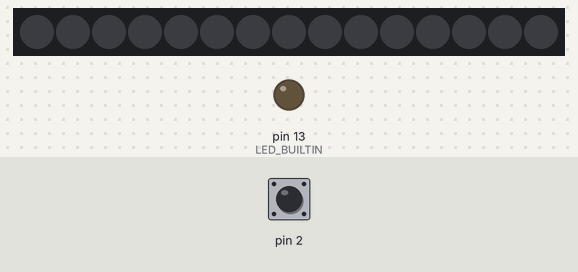
The sketch below on a simulated Arduino Uno, built with avr-gcc and run on an emulated ATmega328P. On the bench: 15 RGB LEDs in strip order, left to right, output pins drawn as LEDs (lit = HIGH). Inputs (shaded band) come from the test bench; at power-on: pin 2 HIGH. Dim RGB values are drawn brighter than linear.

Above: at 2.2 s.
2.3 s: pin 2 pulled LOW for 0.15 s
At 3.4 s:
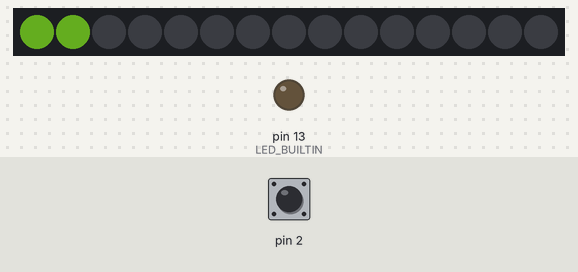
4.3 s: pin 2 pulled LOW for 1 s
At 4.7 s:
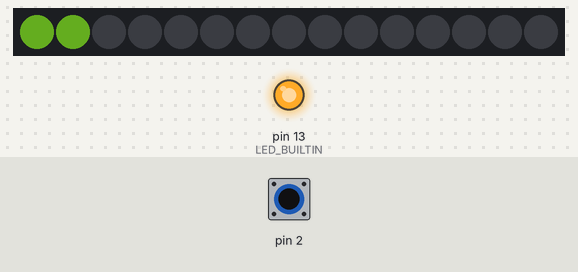
6.8 s: pin 2 pulled LOW for 0.15 s
At 8.2 s:
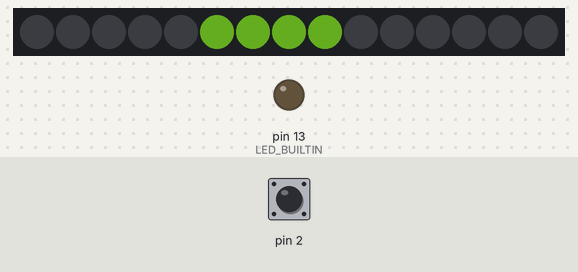
8.8 s: pin 2 pulled LOW for 1 s
At 10.3 s:
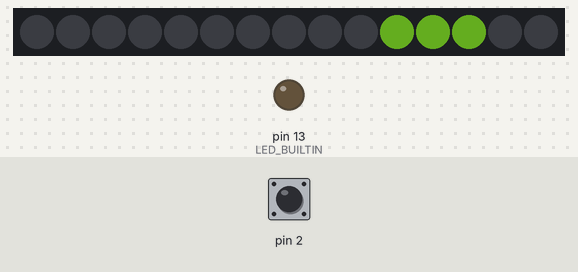
Timing chart, 0 to 11.8 s (numbered marks = the images above; inputs shaded):
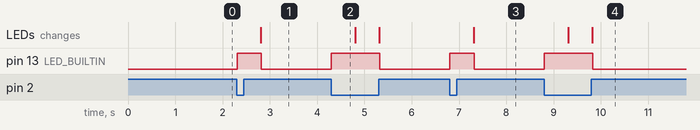

The sketch:

ShinChan_House_Control.ino
```cpp
#include <Adafruit_NeoPixel.h>

//Neopixel
#define NEO_PIN 12 //네오픽셀 연결 번호

#define LEDNUM 15 //LED 개수

// G R B
// 255 255 0
// 255 99 71

Adafruit_NeoPixel strip = Adafruit_NeoPixel(LEDNUM, NEO_PIN, NEO_GRB + NEO_KHZ800);
int Led_Count = 0;

void setup() {
  Serial.begin(9600);

  pinMode(2, INPUT_PULLUP);
  pinMode(LED_BUILTIN, OUTPUT);

  strip.begin();
  strip.show();
  strip.setBrightness(50);
  delay(1000);

}

void loop() {
  strip.clear();

  if(digitalRead(2) == 0) {
    digitalWrite(LED_BUILTIN, 1);
    if(Led_Count > 10) Led_Count = 0;
    else Led_Count++;
    delay(500);
  }

  if(Led_Count == 1) NeopixelFunc(1, 0, 0, 0, 0, 0, 0);
  else if(Led_Count == 2) NeopixelFunc(0, 1, 0, 0, 0, 0, 0);
  else if(Led_Count == 3) NeopixelFunc(0, 0, 1, 0, 0, 0, 0);
  else if(Led_Count == 4) NeopixelFunc(0, 0, 0, 1, 0, 0, 0);
  else if(Led_Count == 5) NeopixelFunc(0, 0, 0, 0, 1, 0, 0);
  else if(Led_Count == 6) NeopixelFunc(0, 0, 0, 0, 0, 1, 0);
  else if(Led_Count == 7) NeopixelFunc(0, 0, 0, 0, 0, 0, 1);
  else if(Led_Count == 8) NeopixelFunc(1, 1, 1, 1, 0, 0, 0);
  else if(Led_Count == 9) NeopixelFunc(0, 0, 1, 1, 0, 0, 0);
  else if(Led_Count == 10) NeopixelFunc(0, 0, 0, 1, 0, 0, 1);
  strip.show();

  delay(10);
  digitalWrite(LED_BUILTIN, 0);
}

void NeopixelFunc(bool a, bool b, bool c, bool d, bool e, bool f, bool g) {

  for (int i = 0; i < 2; i++) {
    if(a) strip.setPixelColor(i, strip.Color(150, 255, 50));
    else strip.setPixelColor(i, strip.Color(0, 0, 0));
  } // 1층 화장실
  for (int i = 2; i < 3; i++) {
    if(b) strip.setPixelColor(i, strip.Color(150, 255, 50));
    else strip.setPixelColor(i, strip.Color(0, 0, 0));
  } // 1층 부엌
  for (int i = 3; i < 5; i++) {
    if(c) strip.setPixelColor(i, strip.Color(150, 255, 50));
    else strip.setPixelColor(i, strip.Color(0, 0, 0));
  } // 1층 안방
  for (int i = 5; i < 9; i++) {
    if(d) strip.setPixelColor(i, strip.Color(150, 255, 50));
    else strip.setPixelColor(i, strip.Color(0, 0, 0));
  } // 1층 거실
  for (int i = 9; i < 10; i++) {
    if(e) strip.setPixelColor(i, strip.Color(150, 255, 50));
    else strip.setPixelColor(i, strip.Color(0, 0, 0));
  } // 1층 복도
  for (int i = 10; i < 13; i++) {
    if(f) strip.setPixelColor(i, strip.Color(150, 255, 50));
    else strip.setPixelColor(i, strip.Color(0, 0, 0));
  } // 2층 창고
  for (int i = 13; i < 15; i++) {
    if(g) strip.setPixelColor(i, strip.Color(150, 255, 50));
    else strip.setPixelColor(i, strip.Color(0, 0, 0));
  } // 2층 서재
}
```

Measured:
- after the input at 2.3 s, pin 13 (LED_BUILTIN): LOW → HIGH at once, → LOW 0.51 s later; the LEDs: change after 0.51 s (image 1)
- after the input at 4.3 s, pin 13 (LED_BUILTIN): LOW → HIGH at once, → LOW 1.0 s later
- after the input at 6.8 s, pin 13 (LED_BUILTIN): LOW → HIGH at once, → LOW 0.51 s later; the LEDs: change after 0.51 s (image 3)
- after the input at 8.8 s, pin 13 (LED_BUILTIN): LOW → HIGH at once, → LOW 1.0 s later; the LEDs: first change after 0.51 s (image 4 shows a later state)
